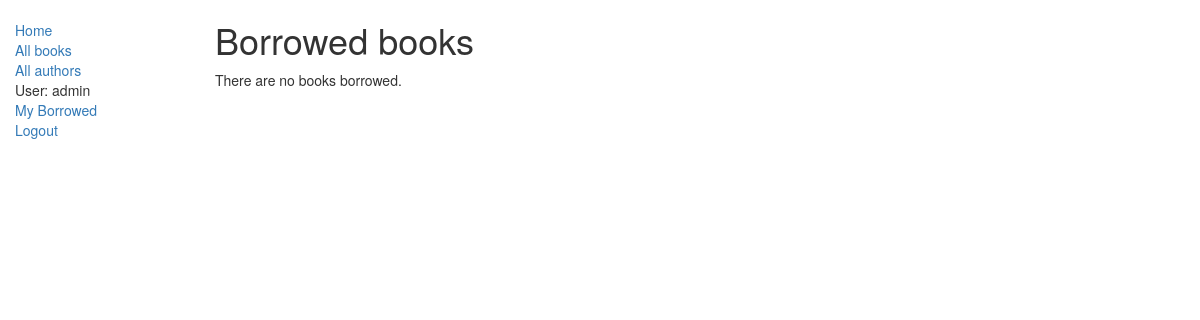
Before: /catalog/mybooks/ (signed in) with the older database file.
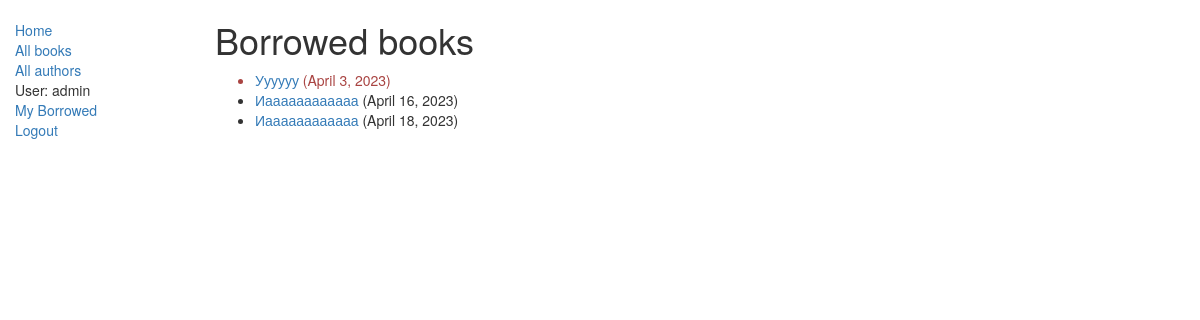
After: the same page with the newer database file.
### catalog/models.py (models this page shows, shortened)
class BookInstance(models.Model):
    id = models.UUIDField(primary_key=True, default=uuid.uuid4,
                          help_text="Unique ID for this particular book across whole library")
    book = models.ForeignKey('Book', on_delete=models.SET_NULL, null=True)
    imprint = models.CharField(max_length=200)
    due_back = models.DateField(null=True, blank=True)
    borrower = models.ForeignKey(User, on_delete=models.SET_NULL, null=True, blank=True)
    LOAN_STATUS = (
        ('m', 'Maintenance'),
        ('o', 'On loan'),
        ('a', 'Available'),
        ('r', 'Reserved'),
    )
    status = models.CharField(max_length=1, choices=LOAN_STATUS, blank=True, default='m',
                              help_text='Book availability')
    class Meta:
        ordering = ["due_back"]
        permissions = (("can_mark_returned", "Set book as returned"),)
    @property
    def is_overdue(self):
        if self.due_back and date.today() > self.due_back:
            return True
        return False

class Book(models.Model):
    title = models.CharField(max_length=200)
    author = models.ForeignKey('Author', on_delete=models.SET_NULL, null=True)
    summary = models.TextField(max_length=1000, help_text="Enter a brief description of the book")
    isbn = models.CharField('ISBN', max_length=13,
                            help_text='13 Character <a href="https://www.isbn-international.org/content/what-isbn">ISBN number</a>')
    genre = models.ManyToManyField(Genre, help_text="Select a genre for this book")
    def display_genre(self):
        """
        Creates a string for the Genre. This is required to display genre in Admin.
        """
        return ', '.join([genre.name for genre in self.genre.all()[:3]])
    display_genre.short_description = 'Genre'

### catalog/views.py (the view)
class LoanedBooksByUserListView(LoginRequiredMixin,generic.ListView):
    model = BookInstance
    template_name ='catalog/bookinstance_list_borrowed_user.html'
    paginate_by = 10
    def get_queryset(self):
        return BookInstance.objects.filter(borrower=self.request.user).filter(status__exact='o').order_by('due_back')
    from django.contrib.auth.decorators import permission_required

### catalog/templates/catalog/bookinstance_list_borrowed_user.html
{% extends "base_generic.html" %}
{% block content %}
    <h1>Borrowed books</h1>
    {% if bookinstance_list %}
    <ul>
      {% for bookinst in bookinstance_list %}
      <li class="{% if bookinst.is_overdue %}text-danger{% endif %}">
        <a href="{% url 'book-detail' bookinst.book.pk %}">{{bookinst.book.title}}</a> ({{ bookinst.due_back }})
      </li>
      {% endfor %}
    </ul>
    {% else %}
      <p>There are no books borrowed.</p>
    {% endif %}
{% endblock %}

Changed rows visible on the page:
now on this page (row edited): BookInstance: book "Уууууу", due_back "April 3, 2023"
now on this page (row edited): BookInstance: book "Иаааааааааааа", due_back "April 16, 2023"
now on this page (row edited): BookInstance: book "Иаааааааааааа", due_back "April 18, 2023"
Other visible differences:
text no longer shown: "There are no books borrowed."
